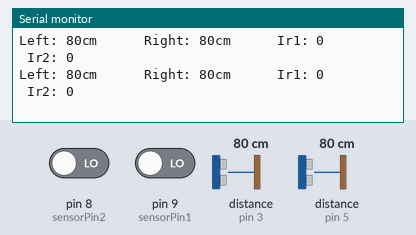
This sketch was run on a simulated Arduino Uno, built with avr-gcc and run on an emulated ATmega328P. Shown: the last lines printed to the serial monitor. Inputs (shaded band) come from the test bench; at power-on: distance to the obstacle (sensors on pin 3, pin 5) 80 cm, pin 8 (sensorPin2) LOW, pin 9 (sensorPin1) LOW. The echo pulse lasts 58.3 µs per cm.

Above: at 1.5 s.
1.6 s: distance to the obstacle (sensor on pin 3) set to 2 cm
At 2.8 s:
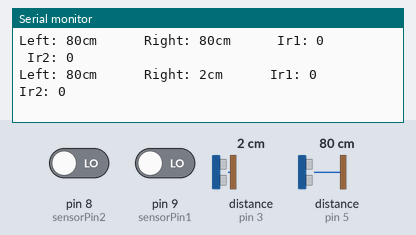
5.1 s: distance to the obstacle (sensor on pin 5) set to 120 cm
At 5.1 s:
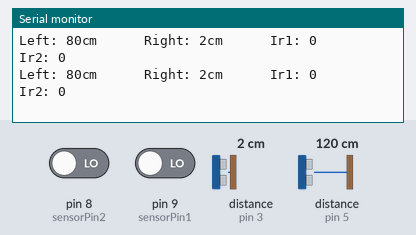
8.6 s: distance to the obstacle (sensor on pin 3) set to 18 cm
At 9.1 s:
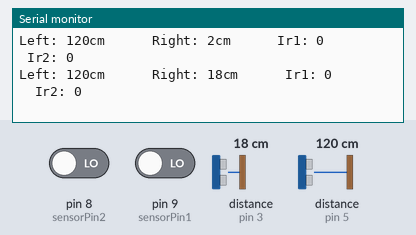
12.1 s: pin 8 (sensorPin2) driven HIGH
At 12.7 s:
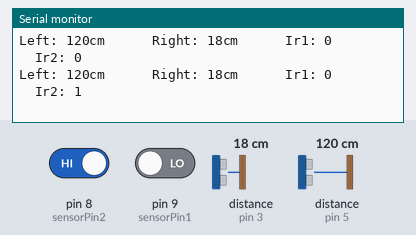
13.6 s: distance to the obstacle (sensor on pin 5) set to 2 cm
At 13.6 s:
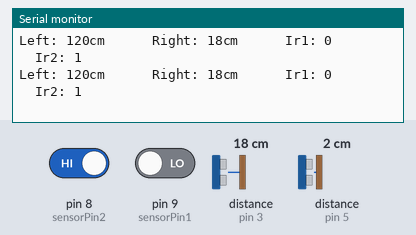
17.1 s: distance to the obstacle (sensor on pin 3) set to 4 cm
At 17.6 s:
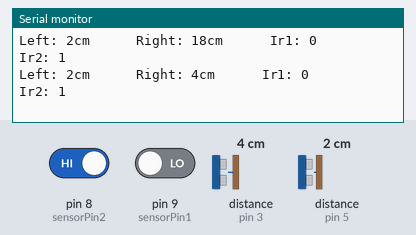
Timing chart, 0 to 20.1 s (numbered marks = the images above; inputs shaded):
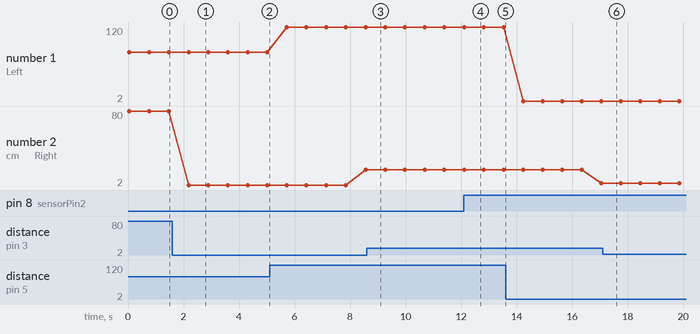

Measured:
- after the input at 1.6 s, the serial monitor: prints a new line after 0.58 s (image 1)
- after the input at 12.1 s, the serial monitor: prints a new line at once (image 4)
- plotted number 1: 80 → 120 after the input at 5.1 s
- plotted number 2: 2 → 18 after the input at 5.1 s, 18 → 4 after the input at 13.6 s

The sketch:

TODOSENSORES.ino
```cpp
#include <Ultrasonic.h>

Ultrasonic ultraleft(6,5);  // (Trig PIN, Echo PIN)
Ultrasonic ultraright(4,3); // (Trig PIN, Echo PIN)

const int sensorPin1 = 9;
const int sensorPin2 = 8;

void setup(){
  Serial.begin(9600);
  pinMode(sensorPin1, INPUT);
  pinMode(sensorPin2, INPUT);
  }

void loop() {
  delay(50);
  int value1 = 0;
  int value2 = 0;
  value1 = digitalRead(sensorPin1);
  value2 = digitalRead(sensorPin2);

  Serial.print("Left: ");
  Serial.print(ultraleft.read(CM)); //CM or INC
  Serial.print("cm      ");
  delay(50);
  Serial.print("Right: ");
  Serial.print(ultraright.read(CM)); //CM or INC
  Serial.print("cm      ");
  delay(50);
  Serial.print("Ir1: ");
  Serial.print(value1);
  Serial.print("         ");
  delay(50);
  Serial.print("Ir2: ");
  Serial.print(value2);
  Serial.print("         ");
  Serial.println();
  delay(500);
}
```
